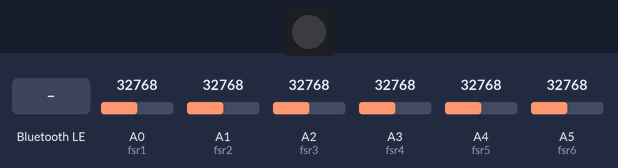
Simulated run of this program. Board: CircuitPython board. Parts: 1 RGB LEDs in strip order, left to right. Inputs (shaded band) come from the test bench; at power-on: A0 (fsr1) = 32768, A1 (fsr2) = 32768, A2 (fsr3) = 32768, A3 (fsr4) = 32768, A4 (fsr5) = 32768, A5 (fsr6) = 32768 (analog values on the 0–65535 scale). Dim RGB values are drawn brighter than linear; nothing arrives over Bluetooth unless stated; what the program prints to the serial console is not drawn.

Above: at 1.2 s.
1.3 s: "circle" written over Bluetooth (the phone connects first, if it has not yet)
At 2.5 s:
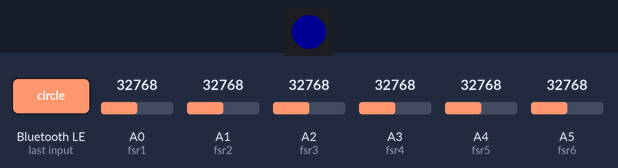
2.8 s: "c" written over Bluetooth (the phone connects first, if it has not yet)
At 4.0 s:
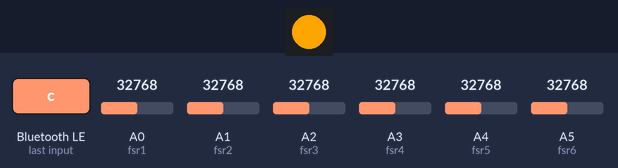
At 6.8 s:
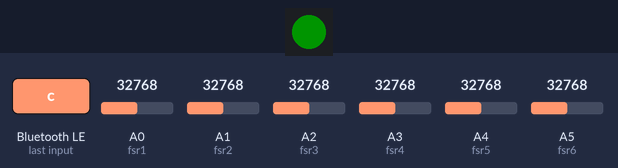
Timing chart, 0 to 8.3 s (numbered marks = the images above; inputs shaded):
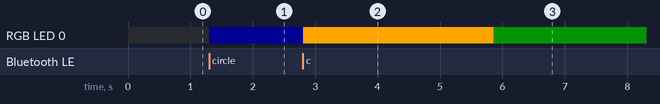

The program:

code.py
```python
# Posture Checker - CircuitPython
# Hardware: Adafruit ESP32-S3 Feather (8MB Flash, No PSRAM)
# Sensors:  FSR on A0-A5 (circle, square, and velostat compatible)
# Haptic:   Adafruit DRV2605L + mini vibrating disc motor, over STEMMA QT
# BLE:      Adafruit Bluefruit Connect app (UART mode)
#
# Wiring:
#   FSR1-4: one leg → 3.3V, other leg → A0-A3; 10K pulldown from pin → GND
#   FSR5-6: velostat — one leg → 3.3V, other leg → A4-A5; 10K pulldown from pin → GND
#   DRV2605L: STEMMA QT cable from the Feather's STEMMA port to the DRV2605L
#   Motor:    disc motor's two wires into the DRV2605L screw terminals
#
# Required libraries in /lib:
#   adafruit_ble/
#   adafruit_bluefruit_connect/
#   neopixel.mpy
#   adafruit_drv2605.mpy      (optional - haptics are skipped if missing)
#   adafruit_bus_device/      (needed by adafruit_drv2605)

import time
import math
import board
import analogio
import neopixel
import adafruit_ble
from adafruit_ble.advertising.standard import ProvideServicesAdvertisement
from adafruit_ble.services.nordic import UARTService

# Haptic library is optional so the checker still boots without it installed.
try:
    import adafruit_drv2605
    _DRV_LIB = True
except ImportError:
    _DRV_LIB = False

# ════════════════════════════════════════════════════════════════════════════
#  SENSOR CONFIGURATION  —  edit this section to tune your setup
# ════════════════════════════════════════════════════════════════════════════

PULLDOWN_OHMS  = 10_000
REFERENCE_OHMS = 10_000
SCALE = REFERENCE_OHMS / PULLDOWN_OHMS

CALIBRATION_SAMPLES = 20
CALIBRATION_DELAY   = 0.15

SENSOR_TYPE = {
    "fsr1": "circle",
    "fsr2": "circle",
    "fsr3": "square",
    "fsr4": "square",
    "fsr5": "velostat_seat",
    "fsr6": "velostat_back",
}

MIN_BASELINE          = 10
CALIBRATION_MIN_VALID = 50   # baselines below this mean bad sensor contact

DEVIATION = {
    "circle":        0.5,
    "square":        0.6,
    "velostat_seat": 0.25,
    "velostat_back": 0.25,
}

INCREASE_TOLERANCE = 1.5   # increased pressure gets 50% more headroom than decreased

# ── Haptic feedback ──────────────────────────────────────────────────────────
HAPTIC_STRENGTH = 0x7F   # 0x00-0x7F, drive level while buzzing
HAPTIC_ON_TIME  = 0.4    # seconds of buzz at the start of each pulse cycle

CIRCLE_THRESHOLDS = [
    (15,  "No contact"),
    (50,  "Very light"),
    (150, "Light"),
    (250, "Moderate"),
    (350, "Firm"),
    (float("inf"), "Heavy"),
]

SQUARE_THRESHOLDS = [
    (350,  "No/minimal contact"),
    (450,  "Light"),
    (700,  "Moderate"),
    (800,  "Firm"),
    (900,  "High"),
    (float("inf"), "Max load"),
]

VELOSTAT_THRESHOLDS = [
    (650,  "No pressure"),
    (750,  "Below normal"),
    (850,  "Normal posture"),
    (float("inf"), "Excess pressure"),
]

_THRESHOLDS = {
    "circle":        CIRCLE_THRESHOLDS,
    "square":        SQUARE_THRESHOLDS,
    "velostat_seat": VELOSTAT_THRESHOLDS,
    "velostat_back": VELOSTAT_THRESHOLDS,
}

# ════════════════════════════════════════════════════════════════════════════
#  END OF SENSOR CONFIGURATION
# ════════════════════════════════════════════════════════════════════════════

fsr1 = analogio.AnalogIn(board.A0)
fsr2 = analogio.AnalogIn(board.A1)
fsr3 = analogio.AnalogIn(board.A2)
fsr4 = analogio.AnalogIn(board.A3)
fsr5 = analogio.AnalogIn(board.A4)
fsr6 = analogio.AnalogIn(board.A5)

calibration = {
    "fsr1_baseline": None,
    "fsr2_baseline": None,
    "fsr3_baseline": None,
    "fsr4_baseline": None,
    "fsr5_baseline": None,
    "fsr6_baseline": None,
    "is_calibrated": False,
}

ble  = adafruit_ble.BLERadio()
ble.name = "Posture Check BT"
uart = UARTService()
advertisement = ProvideServicesAdvertisement(uart)

pixel = neopixel.NeoPixel(board.NEOPIXEL, 1, brightness=1.0, auto_write=True)

# ── Haptic driver over STEMMA QT ─────────────────────────────────────────────
# Realtime mode lets us set the drive level directly, so buzzing is
# non-blocking and can be held on for as long as we want.
drv = None
HAPTIC_OK = False

if _DRV_LIB:
    try:
        i2c = board.STEMMA_I2C()
        drv = adafruit_drv2605.DRV2605(i2c)
        drv.mode = adafruit_drv2605.MODE_REALTIME
        drv.realtime_value = 0
        HAPTIC_OK = True
        print("DRV2605L found.")
    except Exception as e:
        print("DRV2605L not responding, continuing without haptics:", e)
else:
    print("adafruit_drv2605 not installed, continuing without haptics.")

COLOR_OFF         = (0,   0,   0)
COLOR_GOOD        = (0,   20,  0)
COLOR_ALERT       = (255, 0,   0)
COLOR_UNCALIB     = (0,   0,   20)
COLOR_CALIBRATING = (255, 165, 0)

PULSE_PERIOD = 1.5
_pulse_start = 0.0


def led_good():
    pixel.brightness = 1.0
    pixel[0] = COLOR_GOOD


def led_alert_tick():
    phase = (time.monotonic() - _pulse_start) / PULSE_PERIOD
    pixel.brightness = (math.sin(phase * 2 * math.pi - math.pi / 2) + 1) / 2
    pixel[0] = COLOR_ALERT


def led_uncalibrated():
    pixel.brightness = 1.0
    pixel[0] = COLOR_UNCALIB


def led_calibrating():
    pixel.brightness = 1.0
    pixel[0] = COLOR_CALIBRATING


def led_off():
    pixel.brightness = 1.0
    pixel[0] = COLOR_OFF


def haptic_tick():
    """Pulse the motor in time with the LED. Call every loop while alerting."""
    if not HAPTIC_OK:
        return
    phase = (time.monotonic() - _pulse_start) % PULSE_PERIOD
    drv.realtime_value = HAPTIC_STRENGTH if phase < HAPTIC_ON_TIME else 0


def haptic_off():
    if HAPTIC_OK:
        drv.realtime_value = 0


def get_reading(pin):
    return min(1023, int((pin.value >> 6) * SCALE))


def pressure_label(reading, sensor_type):
    thresholds = _THRESHOLDS.get(sensor_type, CIRCLE_THRESHOLDS)
    for limit, label in thresholds:
        if reading < limit:
            return label
    return thresholds[-1][1]


def uart_println(uart_svc, text):
    uart_svc.write((text + "\r\n").encode())


def run_calibration(uart_svc):
    uart_println(uart_svc, "")
    uart_println(uart_svc, "=== CALIBRATION STARTED ===")
    uart_println(uart_svc, "Sit in your comfortable rest/good-posture position.")
    uart_println(uart_svc, f"Taking {CALIBRATION_SAMPLES} samples over "
                           f"~{int(CALIBRATION_SAMPLES * CALIBRATION_DELAY)} seconds...")
    uart_println(uart_svc, "")

    led_calibrating()
    haptic_off()

    sum1 = sum2 = sum3 = sum4 = sum5 = sum6 = 0

    for i in range(1, CALIBRATION_SAMPLES + 1):
        sum1 += get_reading(fsr1)
        sum2 += get_reading(fsr2)
        sum3 += get_reading(fsr3)
        sum4 += get_reading(fsr4)
        sum5 += get_reading(fsr5)
        sum6 += get_reading(fsr6)

        if i % 5 == 0:
            pct = int((i / CALIBRATION_SAMPLES) * 100)
            bar = "#" * (pct // 10) + "." * (10 - pct // 10)
            uart_println(uart_svc, f"  [{bar}] {pct}%")

        time.sleep(CALIBRATION_DELAY)

    baseline1 = sum1 / CALIBRATION_SAMPLES
    baseline2 = sum2 / CALIBRATION_SAMPLES
    baseline3 = sum3 / CALIBRATION_SAMPLES
    baseline4 = sum4 / CALIBRATION_SAMPLES
    baseline5 = sum5 / CALIBRATION_SAMPLES
    baseline6 = sum6 / CALIBRATION_SAMPLES

    baselines = [
        ("FSR1", baseline1, SENSOR_TYPE["fsr1"]),
        ("FSR2", baseline2, SENSOR_TYPE["fsr2"]),
        ("FSR3", baseline3, SENSOR_TYPE["fsr3"]),
        ("FSR4", baseline4, SENSOR_TYPE["fsr4"]),
        ("FSR5", baseline5, SENSOR_TYPE["fsr5"]),
        ("FSR6", baseline6, SENSOR_TYPE["fsr6"]),
    ]

    # ── Validate before accepting ────────────────────────────────────────────
    bad = [(n, b) for n, b, _ in baselines if b < CALIBRATION_MIN_VALID]

    if bad:
        uart_println(uart_svc, "")
        uart_println(uart_svc, "=== CALIBRATION ERROR ===")
        uart_println(uart_svc, f"These sensors read below {CALIBRATION_MIN_VALID}:")
        for n, b in bad:
            uart_println(uart_svc, f"  ✗ {n} : {b:.1f}")
        uart_println(uart_svc, "")
        uart_println(uart_svc, "Check that the sensors are seated properly and that")
        uart_println(uart_svc, "you are sitting fully against the chair, then send 'c'")
        uart_println(uart_svc, "to calibrate again.")
        uart_println(uart_svc, "")

        calibration["is_calibrated"] = False
        led_uncalibrated()
        return False

    # ── Accept the calibration ───────────────────────────────────────────────
    calibration["fsr1_baseline"] = baseline1
    calibration["fsr2_baseline"] = baseline2
    calibration["fsr3_baseline"] = baseline3
    calibration["fsr4_baseline"] = baseline4
    calibration["fsr5_baseline"] = baseline5
    calibration["fsr6_baseline"] = baseline6
    calibration["is_calibrated"] = True

    uart_println(uart_svc, "")
    uart_println(uart_svc, "=== CALIBRATION COMPLETE ===")
    for n, b, stype in baselines:
        uart_println(uart_svc, f"  {n} ({stype}) baseline : {b:.1f}  "
                               f"({pressure_label(int(b), stype)})")
    uart_println(uart_svc, "  Limits (increase / decrease):")
    for key in ("circle", "square", "velostat_seat", "velostat_back"):
        d = DEVIATION[key]
        uart_println(uart_svc, f"    {key}: +{int(d * INCREASE_TOLERANCE * 100)}% / "
                               f"-{int(d * 100)}%")
    uart_println(uart_svc, "Monitoring will now begin.")
    uart_println(uart_svc, "")

    led_good()
    return True


def check_posture(r1, r2, r3, r4, r5, r6):
    alerts = []

    sensors = [
        ("FSR1", r1, calibration["fsr1_baseline"], SENSOR_TYPE["fsr1"]),
        ("FSR2", r2, calibration["fsr2_baseline"], SENSOR_TYPE["fsr2"]),
        ("FSR3", r3, calibration["fsr3_baseline"], SENSOR_TYPE["fsr3"]),
        ("FSR4", r4, calibration["fsr4_baseline"], SENSOR_TYPE["fsr4"]),
        ("FSR5", r5, calibration["fsr5_baseline"], SENSOR_TYPE["fsr5"]),
        ("FSR6", r6, calibration["fsr6_baseline"], SENSOR_TYPE["fsr6"]),
    ]

    for name, reading, baseline, stype in sensors:
        if baseline is None or baseline < MIN_BASELINE:
            continue

        threshold  = DEVIATION[stype]
        up_limit   = threshold * INCREASE_TOLERANCE
        down_limit = threshold
        ratio      = reading / baseline

        if ratio > (1 + up_limit):
            pct_off = int(abs(ratio - 1) * 100)
            alerts.append(
                f"  ⚠ {name} ({stype}) pressure increased by {pct_off}%  "
                f"(now {reading}, baseline {baseline:.1f}, "
                f"limit +{int(up_limit * 100)}%)"
            )
        elif ratio < (1 - down_limit):
            pct_off = int(abs(ratio - 1) * 100)
            alerts.append(
                f"  ⚠ {name} ({stype}) pressure decreased by {pct_off}%  "
                f"(now {reading}, baseline {baseline:.1f}, "
                f"limit -{int(down_limit * 100)}%)"
            )

    return alerts


# ── Main loop ────────────────────────────────────────────────────────────────

print("Posture Checker booting — advertising BLE...")
led_off()
haptic_off()

while True:
    ble.start_advertising(advertisement)
    print("Waiting for BLE connection...")

    while not ble.connected:
        pass

    ble.stop_advertising()
    print("BLE connected.")

    if calibration["is_calibrated"]:
        led_good()
    else:
        led_uncalibrated()

    uart_println(uart, "=== Posture Checker Connected ===")
    uart_println(uart, "Commands:")
    uart_println(uart, "  c  or  calibrate  → start calibration")
    uart_println(uart, "  s  or  status     → show current readings")
    uart_println(uart, "  r  or  reset      → clear calibration")
    uart_println(uart, "")

    if not HAPTIC_OK:
        uart_println(uart, "⚠ Haptic driver not active. Alerts will be LED only.")

    if not calibration["is_calibrated"]:
        uart_println(uart, "⚠ Not yet calibrated. Send 'c' to calibrate.")

    last_monitor_time = 0
    MONITOR_INTERVAL  = 2.0
    ALERT_SUSTAIN     = 5.0
    posture_bad       = False
    _deviation_start  = None

    while ble.connected:

        if uart.in_waiting:
            raw = uart.readline()
            if raw:
                cmd = raw.decode("utf-8").strip().lower()

                if cmd in ("c", "calibrate"):
                    run_calibration(uart)
                    posture_bad      = False
                    _deviation_start = None
                    haptic_off()

                elif cmd in ("s", "status"):
                    r1 = get_reading(fsr1)
                    r2 = get_reading(fsr2)
                    r3 = get_reading(fsr3)
                    r4 = get_reading(fsr4)
                    r5 = get_reading(fsr5)
                    r6 = get_reading(fsr6)
                    uart_println(uart, "--- Current Readings ---")
                    uart_println(uart, f"  FSR1 ({SENSOR_TYPE['fsr1']}): {r1}  "
                                       f"({pressure_label(r1, SENSOR_TYPE['fsr1'])})")
                    uart_println(uart, f"  FSR2 ({SENSOR_TYPE['fsr2']}): {r2}  "
                                       f"({pressure_label(r2, SENSOR_TYPE['fsr2'])})")
                    uart_println(uart, f"  FSR3 ({SENSOR_TYPE['fsr3']}): {r3}  "
                                       f"({pressure_label(r3, SENSOR_TYPE['fsr3'])})")
                    uart_println(uart, f"  FSR4 ({SENSOR_TYPE['fsr4']}): {r4}  "
                                       f"({pressure_label(r4, SENSOR_TYPE['fsr4'])})")
                    uart_println(uart, f"  FSR5 ({SENSOR_TYPE['fsr5']}): {r5}  "
                                       f"({pressure_label(r5, SENSOR_TYPE['fsr5'])})")
                    uart_println(uart, f"  FSR6 ({SENSOR_TYPE['fsr6']}): {r6}  "
                                       f"({pressure_label(r6, SENSOR_TYPE['fsr6'])})")
                    if calibration["is_calibrated"]:
                        uart_println(uart, f"  Baseline → "
                                           f"FSR1: {calibration['fsr1_baseline']:.1f}  "
                                           f"FSR2: {calibration['fsr2_baseline']:.1f}  "
                                           f"FSR3: {calibration['fsr3_baseline']:.1f}  "
                                           f"FSR4: {calibration['fsr4_baseline']:.1f}  "
                                           f"FSR5: {calibration['fsr5_baseline']:.1f}  "
                                           f"FSR6: {calibration['fsr6_baseline']:.1f}")
                    else:
                        uart_println(uart, "  (not calibrated yet)")
                    uart_println(uart, "")

                elif cmd in ("r", "reset"):
                    calibration["fsr1_baseline"] = None
                    calibration["fsr2_baseline"] = None
                    calibration["fsr3_baseline"] = None
                    calibration["fsr4_baseline"] = None
                    calibration["fsr5_baseline"] = None
                    calibration["fsr6_baseline"] = None
                    calibration["is_calibrated"] = False
                    posture_bad      = False
                    _deviation_start = None
                    haptic_off()
                    led_uncalibrated()
                    uart_println(uart, "Calibration reset. Send 'c' to recalibrate.")

                else:
                    uart_println(uart, f"Unknown command: '{cmd}'")
                    uart_println(uart, "Valid commands: c/calibrate  s/status  r/reset")

        now = time.monotonic()
        if calibration["is_calibrated"] and (now - last_monitor_time >= MONITOR_INTERVAL):
            last_monitor_time = now

            r1 = get_reading(fsr1)
            r2 = get_reading(fsr2)
            r3 = get_reading(fsr3)
            r4 = get_reading(fsr4)
            r5 = get_reading(fsr5)
            r6 = get_reading(fsr6)

            alerts = check_posture(r1, r2, r3, r4, r5, r6)

            if alerts:
                if _deviation_start is None:
                    _deviation_start = time.monotonic()
                elif time.monotonic() - _deviation_start >= ALERT_SUSTAIN:
                    if not posture_bad:
                        posture_bad  = True
                        _pulse_start = time.monotonic()
                    uart_println(uart, "--- POSTURE ALERT ---")
                    for a in alerts:
                        uart_println(uart, a)
                    uart_println(uart, "")
            else:
                _deviation_start = None
                if posture_bad:
                    posture_bad = False
                    haptic_off()
                    uart_println(uart, "--- POSTURE OK ---")
                    led_good()

        if posture_bad:
            led_alert_tick()
            haptic_tick()

    haptic_off()
    led_off()
    print("BLE disconnected. Re-advertising...")
```

Measured:
- after the input at 1.3 s, RGB LED 0: off → RGB(0, 0, 20) at once
- after the input at 2.8 s, RGB LED 0: RGB(0, 0, 20) → RGB(255, 165, 0) at once, → RGB(0, 20, 0) 3.0 s later
